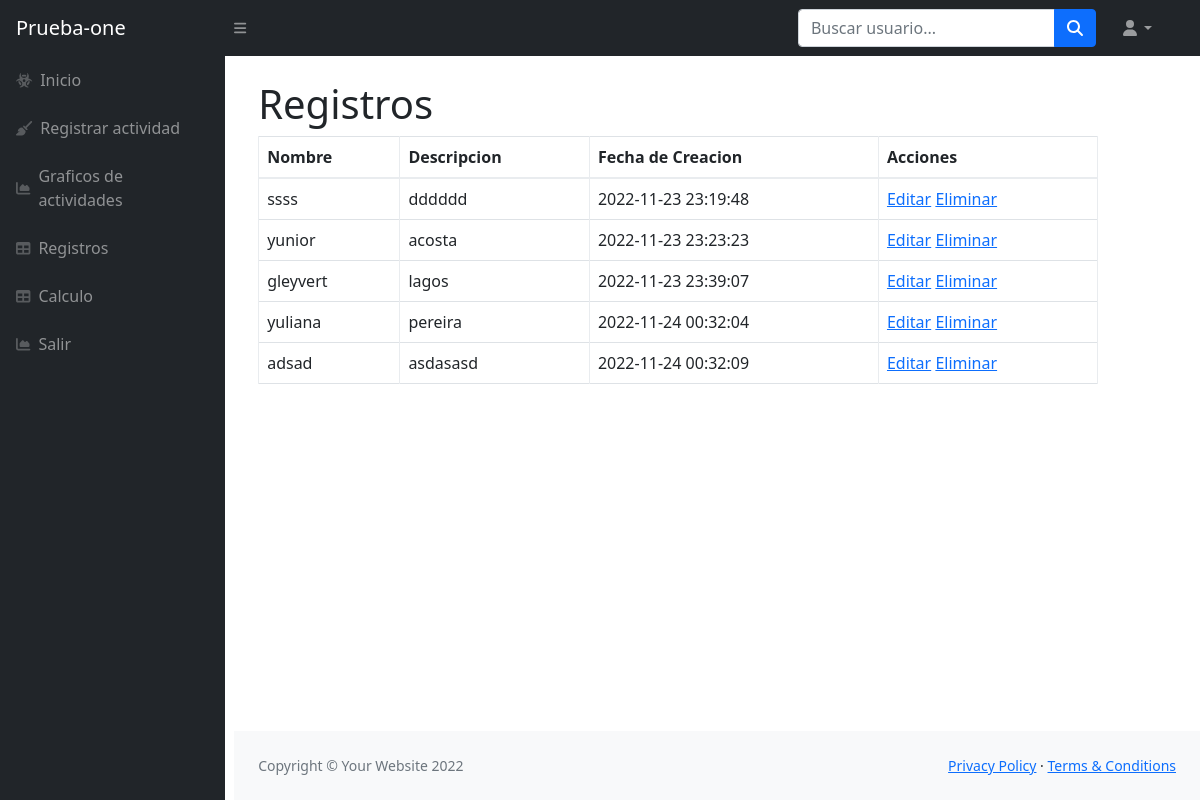
/ (signed in), run on the app's committed database.
### tables this page shows
CREATE TABLE `tareas` (
  `id_tarea` int(11) NOT NULL,
  `nombre` varchar(255) NOT NULL,
  `descripcion` varchar(255) NOT NULL,
  `creado_en` timestamp NOT NULL DEFAULT current_timestamp(),
  `id_usuario` int(11) NOT NULL
);

### index.php (the view)
<?php
    require 'database.php';
    if(isset($_SESSION['user_id'])){
        $records= $conn->prepare('SELECT id_usuario, nombre, apellido, email,edad, password FROM usuarios WHERE id_usuario=:id');
        $records->bindParam(':id', $_SESSION['user_id']);
        $records->execute();
        $results=$records->fetch(PDO::FETCH_ASSOC);
        $user= null;
        if(count($results)>0 ){
            $user=$results;
        }
    }
?>
<?php if(!empty($user)): ?>
    <?php require 'partials/header.php'; ?>
    <div class="container-fluid px-4">
                        <h1 class="mt-4">Registros</h1>
                        <div class="row">
                            <div class="col-md-11">
                                <table class="table table-bordered">
                                    <thead>
                                        <tr>
                                            <th>Nombre</th>
                                            <th>Descripcion</th>
                                            <th>Fecha de Creacion</th>
                                            <th>Acciones</th>
                                        </tr>
                                    </thead>
                                    <tbody>
                                        <?php
                                            $usuario = $_SESSION['user_id'];
                                            $records = $conn->prepare('SELECT nombre, descripcion, id_tarea, creado_en FROM tareas WHERE id_usuario=:usuario ');
                                            $records->bindParam(':usuario', $usuario);
                                            $records->execute();
                                            $results = $records->fetchAll(PDO::FETCH_ASSOC);
                                            foreach($results as $row){ ?>
                                                <tr>
                                                    <td><?php echo $row['nombre'] ?></td>
                                                    <td><?php echo $row['descripcion'] ?></td>
                                                    <td><?php echo $row['creado_en'] ?></td>
                                                    <td>
                                                        <a href="editar.php?id=<?php echo $row['id_tarea'] ?>">Editar<i class="fa-address-card-o"></i></a>
                                                        <a href="eliminar.php?id=<?php echo $row['id_tarea'] ?>">Eliminar</a>
                                                    </td>
                                                </tr>
                                          <?php  } ?>
                                    </tbody>
                                </table>
                            </div>
                        </div>
                    </div>
    <?php require 'partials/footer.php'; ?>
<?php else: ?>
    <?php require 'partials/body.php'; ?>
<?php endif; ?>

### partials/header.php (shortened to what this page needs)
<!DOCTYPE html>
<html lang="en">
    <head>
        <link rel="stylesheet" type="text/css" href="vendor/bootstrap/css/bootstrap.min.css">
        <link href="./css/styles2.css" rel="stylesheet" />
    </head>
    <body class="sb-nav-fixed">
        <?php require 'partials/navbar.php' ?>
        <div id="layoutSidenav">
            <?php require 'partials/nav.php' ?>
            <div id="layoutSidenav_content">
                <main>

### partials/navbar.php (shortened to what this page needs)
<nav class="sb-topnav navbar navbar-expand navbar-dark bg-dark">
            <a class="navbar-brand ps-3" href="./index.php">Prueba-one</a>
            <button class="btn btn-link btn-sm order-1 order-lg-0 me-4 me-lg-0" id="sidebarToggle" href="#!"><i class="fas fa-bars"></i></button>
            <form class="d-none d-md-inline-block form-inline ms-auto me-0 me-md-3 my-2 my-md-0">
                <div class="input-group">
                    <input class="form-control" type="text" placeholder="Buscar usuario..." aria-label="Search for..." aria-describedby="btnNavbarSearch" />
                    <button class="btn btn-primary" id="btnNavbarSearch" type="button"><i class="fas fa-search"></i></button>
                </div>
            </form>
            <ul class="navbar-nav ms-auto ms-md-0 me-3 me-lg-4">
                <li class="nav-item dropdown">
                    <a class="nav-link dropdown-toggle" id="navbarDropdown" href="#" role="button" data-bs-toggle="dropdown" aria-expanded="false"><i class="fas fa-user fa-fw"></i></a>
                </li>
            </ul>
        </nav>

### partials/nav.php (shortened to what this page needs)
<div id="layoutSidenav_nav">
                <nav class="sb-sidenav accordion sb-sidenav-dark" id="sidenavAccordion">
                    <div class="sb-sidenav-menu">
                        <div class="nav">
                            <a class="nav-link" href="./index.php">
                                <div class="sb-nav-link-icon"><i class="fas fa-biohazard"></i></div>
                                Inicio
                            </a>
                            <a class="nav-link" href="./registrar_actividad.php">
                                <div class="sb-nav-link-icon"><i class="fas fa-broom"></i></div>
                                Registrar actividad
                            </a>
                            <a class="nav-link" href="./charts.php">
                                <div class="sb-nav-link-icon"><i class="fas fa-chart-area"></i></div>
                                Graficos de actividades
                            </a>
                            <a class="nav-link" href="tabla_registros.php">
                                <div class="sb-nav-link-icon"><i class="fas fa-table"></i></div>
                                Registros
                            </a>
                            <a class="nav-link" href="calculadora.php">
                                <div class="sb-nav-link-icon"><i class="fas fa-table"></i></div>
                                Calculo
                            </a>
                            <a class="nav-link" href="./logout.php">
                                <div class="sb-nav-link-icon"><i class="fas fa-chart-area"></i></div>
                                Salir
                            </a>
                        </div>
                    </div>
                </nav>
            </div>

### partials/footer.php (shortened to what this page needs)
</main>
<footer class="py-4 bg-light mt-auto">
                    <div class="container-fluid px-4">
                        <div class="d-flex align-items-center justify-content-between small">
                            <div class="text-muted">Copyright &copy; Your Website 2022</div>
                            <div>
                                <a href="#">Privacy Policy</a>
                                &middot;
                                <a href="#">Terms &amp; Conditions</a>
                            </div>
                        </div>
                    </div>
                </footer>
            </div>
        </div>
    </body>
</html>

### data on the page
tareas: nombre "ssss", descripcion "dddddd", creado_en "2022-11-23 23:19:48"
tareas: nombre "yunior", descripcion "acosta", creado_en "2022-11-23 23:23:23"
tareas: nombre "gleyvert", descripcion "lagos", creado_en "2022-11-23 23:39:07"
tareas: nombre "yuliana", descripcion "pereira", creado_en "2022-11-24 00:32:04"
tareas: nombre "adsad", descripcion "asdasasd", creado_en "2022-11-24 00:32:09"
